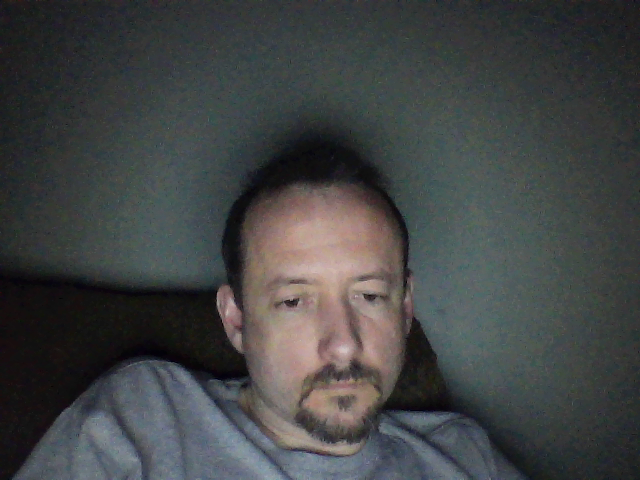
#> input picture hhh/Chris/ActivePhotoRaw.png, 640 x 480 px
$ python Assignment7.py
#> lines starting #> are read from the running program, lines starting #| are printed output that depends on the picture
# -*- coding: utf-8 -*-
"""
Created on Thu Jan 25 11:48:25 2018

@author: Chris-Li
"""

import cv2
import numpy as np

# Load an color image in grayscale
img1 = cv2.imread('ActivePhotoRaw.png',0)
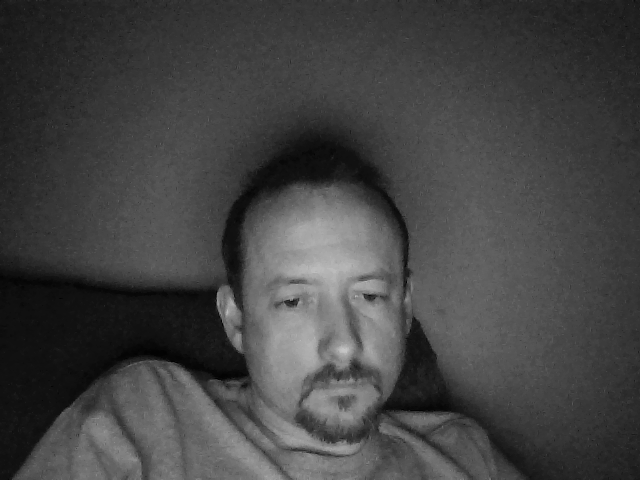
#> img1: shape (480, 640); min 2, max 198, mean 67.4
img2 = cv2.imread("Foreground.png",1)
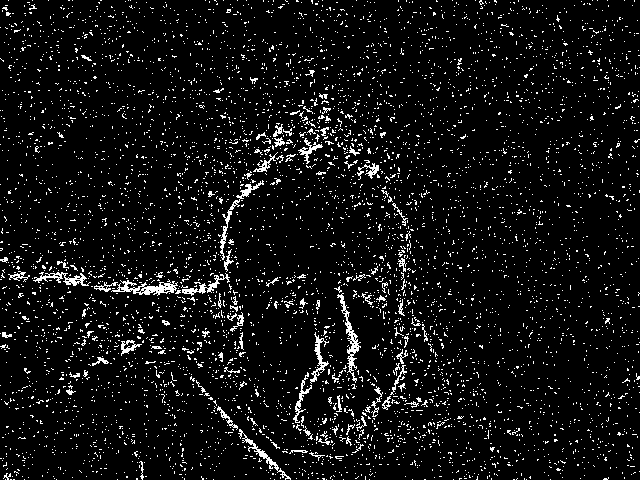
#> input picture hhh/Chris/Foreground.png, 640 x 480 px
#> img2 is the input picture: shape (480, 640, 3); 6.5% white in thin lines or dots

# Draw a line
cv2.line(img1,(0,0),(1000,800),(100,0,255),3)
# Draw a rectangle
cv2.rectangle(img1,(384,0),(510,128),(0,255,0),3)
# Draw a Circle
cv2.circle(img1,(447,600), 100, (0,0,255), -1)
# Draw a ellipse
cv2.ellipse(img1,(256,256),(100,50),200,0,255,255,-1)
# Draw a dot
cv2.circle(img1,(120,300), 4, (100,0,255), -1)
#> img1: shape (480, 640); min 0, max 255, mean 72.6
font = cv2.FONT_HERSHEY_SIMPLEX
cv2.putText(img1,'mario',(10,500), font, 4,(255,255,255),2,cv2.LINE_AA)
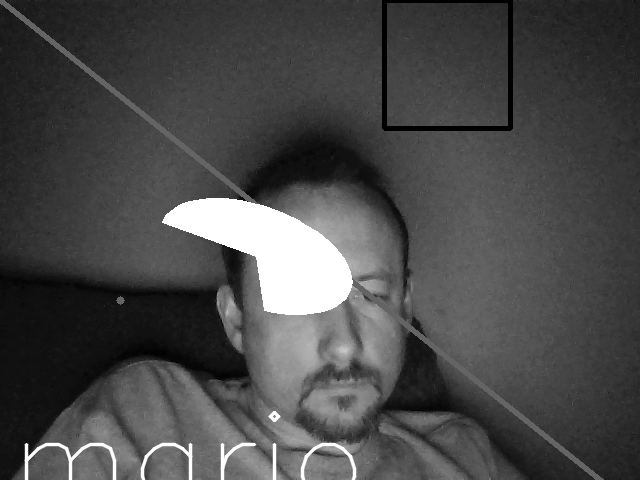
#> img1: shape (480, 640); min 0, max 255, mean 73.5

img2 =cv2.imread('path.jpg',1)#This is the second picture.
dst = ['1','2','3','4','5','6','7','8','9','10']
for i in range(0,10):
#> (the run stopped early here; a loop or call above may not have finished)
